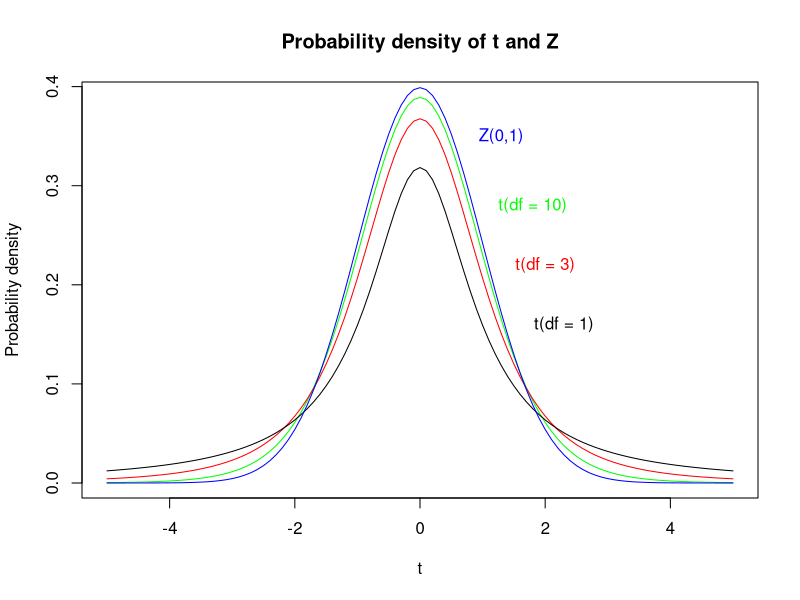
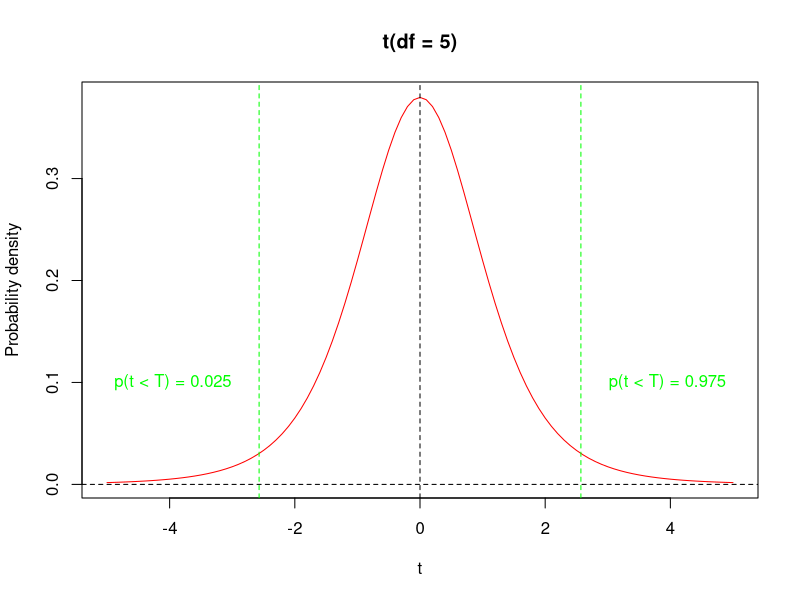

R code for these plots, in order:
## ---- chunk 1
#| code-fold: true
#| code-summary: "Show R Script"
#| fig-cap: "Figure 1: Probability density plot of t-distributions with different DF and their comparison to standard normal distribution (Z). Notice how t-distribution approaches Z distribution with increasing df."

# t(df = 10)
curve(dt(x, df = 10), col = 'green', xlim = c(-5, 5), 
      xlab = 't', ylab = 'Probability density',
      main = 'Probability density of t and Z')
text(x = 1.8, y = 0.28, label = 't(df = 10)', col = 'green')

# t(df = 3)
curve(dt(x, df = 3), add = T, col = 'red')
text(x = 2, y = 0.22, label = 't(df = 3)', col = 'red')

# t(df = 1)
curve(dt(x, df = 1), add = T, col = 'black')
text(x = 2.3, y = 0.16, label = 't(df = 1)', col = 'black')

# Z(mu = 0, sd = 1)
curve(dnorm(x, mean = 0, sd = 1), col = 'blue', add = T)
text(x = 1.3, y = 0.35, label = 'Z(0,1)', col = 'blue')
## ---- chunk 2
#| code-fold: true
#| code-summary: "Show R Script"
#| fig-cap: "Figure 2: The t-distribution with its two tails and the 2.5% and 97.5% quantiles."
# curve for t(df = 5)
curve(dt(x, df = 5), xlim = c(-5, 5), col = 'red',
      xlab = 't', ylab = 'Probability density', main = 't(df = 5)')

# zero
abline(h = 0, lty = 2)

# maximum probability line
abline(v = 0, lty = 2)

# 2.5% quantile
abline(v = qt(p = 0.025, df = 5), lty = 2, col = 'green')

# 97.5% quantile
abline(v = qt(p = 0.975, df = 5), lty = 2, col = 'green')

# text labels
text(x = -3.95, y = 0.1, labels = 'p(t < T) = 0.025', col = 'green')
text(x = 3.95, y = 0.1, labels = 'p(t < T) = 0.975', col = 'green')
## ---- chunk 3
rats <- data.frame(
  plus_Mg = c(85, 89, 79, 80, 91, 95, 79, 88, 89, 90),
  control = c(79, 80, 75, 79, 80, 71, 75, 80, 76, 80)
)
## ---- chunk 4
siblings <- data.frame(
  family = 1:8,
  brother = c(198, 164, 173, 180, 188, 169, 181, 174),
  sister =  c(165, 162, 158, 177, 178, 170, 165, 159)
)
## ---- chunk 5
snow <- data.frame(
  year = c(1998, 1999, 2000, 2001, 2002, 2003, 2004, 2005, 2006, 2007, 2008, 2009, 2010, 2011, 2012),
  days_snow = c(32, 50, 58, 39, 49, 44, 42, 48, 39, 75, 28, 69, 50, 64, 48)
)
## ---- chunk 6
data.frame(
  wineyard     = c(1,    2,    3,    4,    5,    6,    7,    8   ),
  cabernet     = c(19.5, 17.5, 19.7, 17.2, 18.0, 19.8, 17.9, 18.4),
  zweigeltrebe = c(19.2, 18.4, 20.3, 17.4, 20.1, 19.5, 17.9, 18.9)
  )
## ---- chunk 7
frogs <- data.frame(
  frog_id = 1:14,
  species = c("Bufo bufo", "Bufotes viridis", "Bufotes viridis", "Bufo bufo", "Bufo bufo", "Bufotes viridis", "Bufotes viridis", "Bufotes viridis", "Bufo bufo", "Bufotes viridis", "Bufo bufo", "Bufotes viridis", "Bufo bufo", "Bufo bufo"),
  speed   = c(7.8, 6.5, 6.9, 7.1, 6.7, 7.1, 7.0, 6.5, 7.0, 6.4, 6.9, 7.2, 7.5, 7.2)
)
## ---- chunk 8
rye <- data.frame(
  field   = 1:12,
  variety = c("Champion", "Miracle", "Champion", "Champion", "Miracle", "Miracle", "Champion", "Miracle", "Miracle", "Champion", "Miracle", "Champion"),
  yield   = c(5.5, 6.1, 5.7, 6.0, 5.3, 5.8, 6.4, 6.0, 5.5, 6.4, 5.5, 6.1)
)
